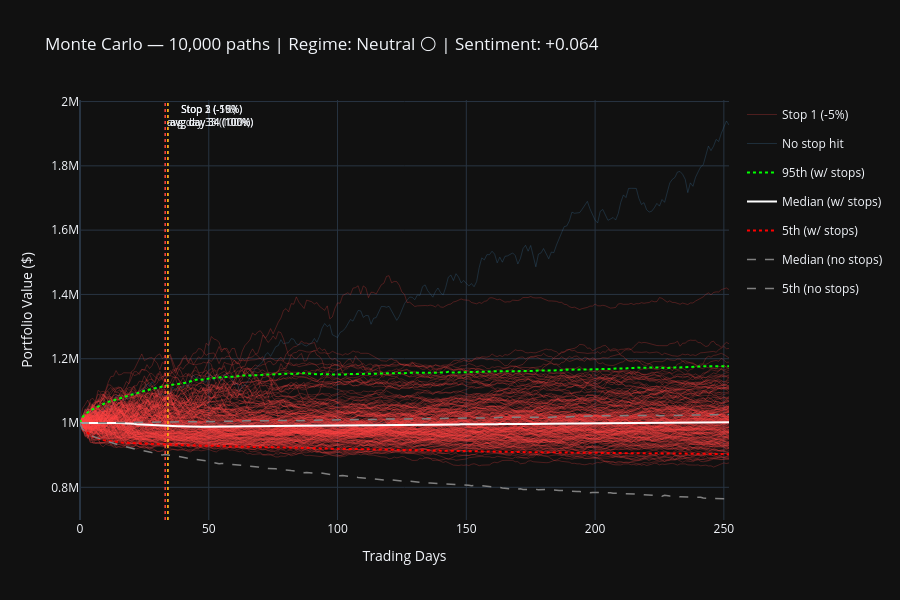

Here is the notebook cell this chart was saved with:
### Markdown cell above
---
## Phase 4 — Regime-Aware Monte Carlo with Trailing Stops

Each path is simulated via GBM; the **3-tranche trailing stop engine** runs day-by-day:
- Tracks the **running peak** of the in-market portion.
- Drawdown breach → that tranche locks in as cash; the rest keeps running.

Chart: paths coloured by last stop triggered · percentile bands with/without stops · average trigger-day lines.

### Code cell
if RANDOM_SEED is not None:
    np.random.seed(RANDOM_SEED)

# ── Daily regime drift & vol from annual config ───────────────────────────
rp     = REGIME_PARAMS.get(current_regime, REGIME_PARAMS.get('Neutral ⚪',
         list(REGIME_PARAMS.values())[1]))
drift  = rp['drift'] / 252          + portfolio_sentiment * SENTIMENT_DRIFT_NUDGE
vol    = rp['vol']   / np.sqrt(252)

# ── GBM paths ─────────────────────────────────────────────────────────────
shocks     = np.random.normal(0, 1, (HORIZON, N_PATHS))
log_ret    = (drift - 0.5*vol**2) + vol*shocks
daily_rets = np.exp(log_ret)

paths_raw = np.vstack([
    np.full(N_PATHS, float(PORT_VAL)),
    PORT_VAL * np.exp(np.cumsum(log_ret, axis=0))
])

# ── Trailing stop engine ──────────────────────────────────────────────────
stops_sorted = sorted(STOPS, key=lambda s: s['level'])

in_market = np.full(N_PATHS, float(PORT_VAL))
cash      = np.zeros(N_PATHS)
peak      = np.full(N_PATHS, float(PORT_VAL))

triggered   = [np.zeros(N_PATHS, dtype=bool) for _ in stops_sorted]
trigger_day = [np.full(N_PATHS, -1)          for _ in stops_sorted]

paths_stopped    = np.zeros((HORIZON+1, N_PATHS))
paths_stopped[0] = PORT_VAL

for day in range(1, HORIZON+1):
    in_market *= daily_rets[day-1]
    peak       = np.maximum(peak, in_market)
    drawdown   = np.where(peak > 0, (in_market - peak) / peak, 0.0)

    for i, stop in enumerate(stops_sorted):
        fire = (~triggered[i]) & (drawdown <= stop['level'])
        if fire.any():
            locked          = stop['exit_fraction'] * in_market[fire]
            cash[fire]     += locked
            in_market[fire]-= locked
            triggered[i][fire]   = True
            trigger_day[i][fire] = day

    paths_stopped[day] = in_market + cash

# ── Stats ─────────────────────────────────────────────────────────────────
final_raw     = paths_raw[-1]
final_stopped = paths_stopped[-1]
var95_raw     = np.percentile(final_raw,     5)
var95_stopped = np.percentile(final_stopped, 5)
days_ax       = np.arange(HORIZON + 1)
pct           = lambda arr, q: np.percentile(arr, q, axis=1)

# ── Colour paths by last stop triggered ───────────────────────────────────
last_stop    = np.zeros(N_PATHS, dtype=int)
for i in range(len(stops_sorted)):
    last_stop[triggered[i]] = i + 1

STOP_COLOURS = {0: 'steelblue', 1: '#f0e68c', 2: '#ffa500', 3: '#ff4444'}
STOP_NAMES   = {0: 'No stop hit',
                **{i+1: stops_sorted[i]['label'] for i in range(len(stops_sorted))}}

fig = go.Figure()

sample_idx    = np.random.choice(N_PATHS, PLOT_SAMPLE_PATHS, replace=False)
already_shown = set()
for i in sample_idx:
    grp  = last_stop[i]
    name = STOP_NAMES[grp]
    show = name not in already_shown
    already_shown.add(name)
    fig.add_trace(go.Scatter(
        x=days_ax, y=paths_stopped[:, i],
        line=dict(width=0.5, color=STOP_COLOURS[grp]),
        name=name, legendgroup=name, showlegend=show, opacity=0.5))

for q, col, dash, lbl in [(95,'lime','dot','95th (w/ stops)'),
                           (50,'white','solid','Median (w/ stops)'),
                           (5,'red','dot','5th (w/ stops)')]:
    fig.add_trace(go.Scatter(x=days_ax, y=pct(paths_stopped, q),
                             line=dict(color=col, width=2, dash=dash), name=lbl))

for q, lbl in [(50,'Median (no stops)'), (5,'5th (no stops)')]:
    fig.add_trace(go.Scatter(x=days_ax, y=pct(paths_raw, q),
                             line=dict(color='grey', width=1.5, dash='dash'), name=lbl))

for i, stop in enumerate(stops_sorted):
    fired = triggered[i]
    if fired.any():
        avg_day = trigger_day[i][fired].mean()
        fig.add_vline(x=avg_day, line_dash='dot',
                      line_color=STOP_COLOURS[i+1], line_width=1.5,
                      annotation_text=f"{stop['label']}<br>avg day {avg_day:.0f} ({fired.mean():.0%})",
                      annotation_font_size=10)

fig.update_layout(
    title=(f'Monte Carlo — {N_PATHS:,} paths | Regime: {current_regime} '
           f'| Sentiment: {portfolio_sentiment:+.3f}'),
    xaxis_title='Trading Days', yaxis_title='Portfolio Value ($)',
    template='plotly_dark', height=600)
fig.show()

print(f'\n📉 1-Year Risk Summary (regime: {current_regime})')
print(f'  {"":30}  {"No stops":>14}  {"With stops":>14}')
print('  ' + '─'*62)
for label, q in [('Median final value', 50), ('95th pct', 95), ('5th pct', 5)]:
    print(f'  {label:30}  ${np.percentile(final_raw,q):>12,.0f}  '
          f'${np.percentile(final_stopped,q):>12,.0f}')
print(f'  {"VaR 95%":30}  '
      f'${PORT_VAL-var95_raw:>12,.0f}  ${PORT_VAL-var95_stopped:>12,.0f}')

print('\n📊 Trailing stop trigger rates:')
for i, stop in enumerate(stops_sorted):
    fired = triggered[i]
    avg_d = trigger_day[i][fired].mean() if fired.any() else float('nan')
    status = f'triggered in {fired.mean():.1%} of paths | avg day {avg_d:.0f}' if fired.any() else 'never triggered'
    print(f"  {stop['label']:20}  {status}")
